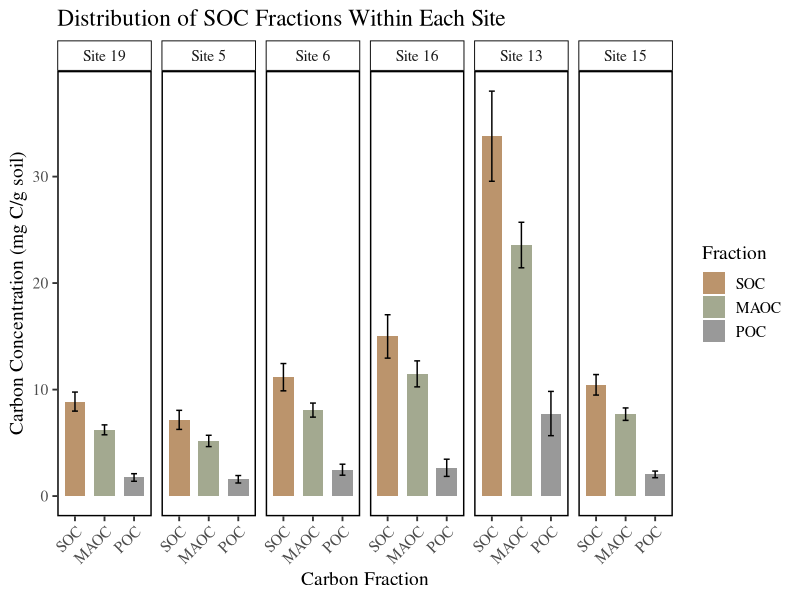
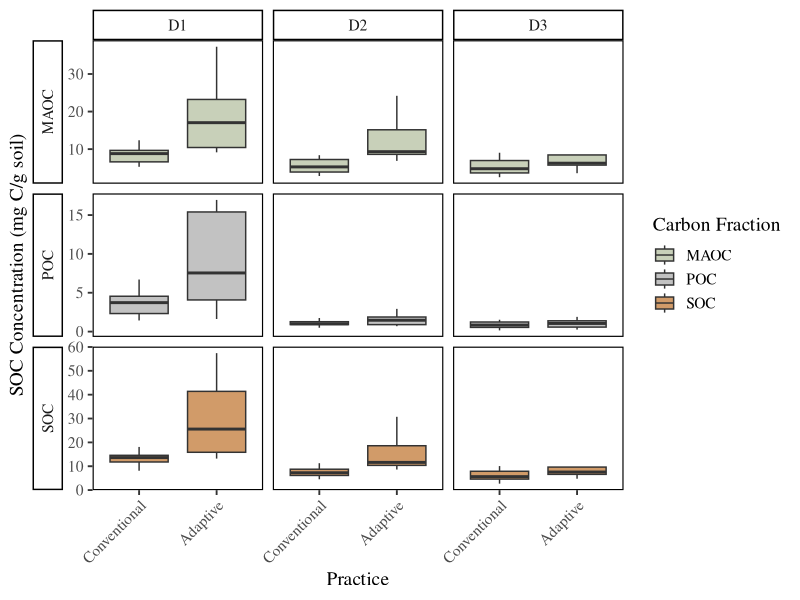

Generate these figures, in order, with R:
library(dplyr)
library(ggplot2)
library(tidyr)
library(ggthemes)
library(ggpubr)

# Load your metadata
metadata <- read.csv("data/1.1_Metadata.csv")

### ==== BAR CHART SECTION ====

# Calculate total SOC
metadata <- metadata %>%
  select(Sample, total_c, maom_c, pom_c, Location, depth, Practice) %>% 
  drop_na()

# Prepare long format for bar chart
summary_df <- metadata %>%
  select(Location, pom_c, maom_c, total_c) %>%
  drop_na() %>%
  pivot_longer(cols = c(pom_c, maom_c, total_c),
               names_to = "Fraction",
               values_to = "Value") %>%
  mutate(
    Fraction = recode(Fraction,
                      "pom_c" = "POC",
                      "maom_c" = "MAOC",
                      "total_c" = "SOC"),
    Location = factor(Location,
                      levels = c("Site 19", "Site 5", "Site 6", "Site 16", "Site 13", "Site 15")),
    Fraction = factor(Fraction, levels = c("SOC", "MAOC", "POC"))
  )

# Summary stats for bar chart
bar_summary <- summary_df %>%
  group_by(Location, Fraction) %>%
  summarise(
    mean_value = mean(Value, na.rm = TRUE),
    se = sd(Value, na.rm = TRUE) / sqrt(n()),
    .groups = "drop"
  )

# Bar chart
bar_plot <- ggplot(bar_summary, aes(x = Fraction, y = mean_value, fill = Fraction)) +
  geom_bar(stat = "identity", position = position_dodge(width = 0.9), width = 0.7) +
  geom_errorbar(aes(ymin = mean_value - se, ymax = mean_value + se),
                width = 0.2, position = position_dodge(width = 0.9)) +
  facet_wrap(~ Location, nrow = 1) +
  labs(x = "Carbon Fraction", y = "Carbon Concentration (mg C/g soil)",
       title = "Distribution of SOC Fractions Within Each Site") +
  scale_fill_manual(values = c("POC" = "gray60", "MAOC" = "#A3A990", "SOC" = "#BB946C")) +
  theme_tufte(base_size = 14) +
  theme(
    axis.text.x = element_text(angle = 45, hjust = 1),
    strip.background = element_rect(color = "black", fill = "white"),
    panel.border = element_rect(color = "black", fill = NA, size = 1)
  )

print(bar_plot)


### ==== Summaries ====

fractions_long <- metadata %>%
  select(Sample, Location, depth, Practice, total_c, maom_c, pom_c) %>%
  drop_na(Location, depth, total_c, maom_c, pom_c) %>%
  pivot_longer(
    cols = c(total_c, maom_c, pom_c),
    names_to = "Fraction",
    values_to = "Value"
  ) %>%
  mutate(
    Fraction = recode(Fraction,
                      "total_c" = "SOC",
                      "maom_c"  = "MAOC",
                      "pom_c"   = "POC"),
    # set these if you want consistent ordering:
    Location = factor(Location, levels = c("Site 19","Site 5","Site 6","Site 16","Site 13","Site 15")),
    Fraction = factor(Fraction, levels = c("SOC","MAOC","POC")),
    # if depth is like D1/D2/D3, set order explicitly:
    depth = factor(depth, levels = sort(unique(depth)))
  )


site_depth_summary <- fractions_long %>%
  group_by(Location, depth, Fraction) %>%
  summarise(
    n = n(),
    mean = mean(Value),
    sd = sd(Value),
    se = sd(Value) / sqrt(n),
    min = min(Value),
    max = max(Value),
    range = max - min,
    .groups = "drop"
  )

site_depth_summary


site_avg_range_across_depths <- site_depth_summary %>%
  group_by(Location, Fraction) %>%
  summarise(
    mean_of_depth_means = mean(mean),
    mean_range_across_depths = mean(range),
    .groups = "drop"
  )

site_avg_range_across_depths

overall_summary <- fractions_long %>%
  group_by(Fraction) %>%
  summarise(
    n = n(),
    mean = mean(Value, na.rm = TRUE),
    sd = sd(Value, na.rm = TRUE),
    se = sd(Value, na.rm = TRUE) / sqrt(n),
    min = min(Value, na.rm = TRUE),
    max = max(Value, na.rm = TRUE),
    range = max - min,
    cv_percent = 100 * sd / mean,   # coefficient of variation
    .groups = "drop"
  )

overall_summary

site_depth_summary <- fractions_long %>%
  group_by(Location, depth, Fraction) %>%
  summarise(
    mean = mean(Value, na.rm = TRUE),
    .groups = "drop"
  )

depth_range_within_site <- site_depth_summary %>%
  group_by(Location, Fraction) %>%
  summarise(
    max_depth_mean = max(mean),
    min_depth_mean = min(mean),
    depth_range = max_depth_mean - min_depth_mean,
    .groups = "drop"
  )

depth_range_within_site

site_depth_means <- fractions_long %>%
  group_by(Location, depth, Fraction) %>%
  summarise(
    mean = mean(Value, na.rm = TRUE),
    .groups = "drop"
  )

site_depth_means <- site_depth_means %>%
  mutate(depth = factor(depth, levels = c("D1","D2","D3")))

depth_wide <- site_depth_means %>%
  pivot_wider(
    names_from = depth,
    values_from = mean
  )

depth_differences <- depth_wide %>%
  mutate(
    D1_minus_D2 = D1 - D2,
    D1_minus_D3 = D1 - D3,
    D2_minus_D3 = D2 - D3
  )

depth_differences

depth_wide <- site_depth_means %>%
  pivot_wider(
    names_from = depth,
    values_from = mean
  )

depth_fold_changes <- depth_wide %>%
  mutate(
    fold_D1_D2 = D1 / D2,
    fold_D1_D3 = D1 / D3,
    fold_D2_D3 = D2 / D3
  )

depth_fold_changes

depth_fold_changes <- depth_wide %>%
  mutate(
    # ratios (add epsilon in case of zeros)
    fold_D1_D2 = (D1 + 1e-6) / (D2 + 1e-6),
    fold_D1_D3 = (D1 + 1e-6) / (D3 + 1e-6),
    fold_D2_D3 = (D2 + 1e-6) / (D3 + 1e-6),
    
    # log2 fold-changes (use same epsilon)
    log2FC_D1_D2 = log2((D1 + 1e-6) / (D2 + 1e-6)),
    log2FC_D1_D3 = log2((D1 + 1e-6) / (D3 + 1e-6)),
    log2FC_D2_D3 = log2((D2 + 1e-6) / (D3 + 1e-6))
  )

fold_summary <- depth_fold_changes %>%
  group_by(Fraction) %>%
  summarise(
    mean_fold_D1_D3 = mean(fold_D1_D3, na.rm = TRUE),
    sd_fold_D1_D3 = sd(fold_D1_D3, na.rm = TRUE),
    .groups = "drop"
  )

poc_percent_overall <- metadata %>%
  drop_na(total_c, pom_c) %>%
  summarise(
    total_SOC = sum(total_c),
    total_POC = sum(pom_c),
    percent_POC_of_SOC = 100 * total_POC / total_SOC
  )

poc_percent_overall

maoc_fold_difference <- metadata %>%
  drop_na(maom_c) %>%
  summarise(
    max_MAOC = max(maom_c),
    min_MAOC = min(maom_c),
    fold_high_to_low = max_MAOC / min_MAOC
  )

maoc_fold_difference

### ==== BOX PLOT SECTION (Supplemental) ====

# Subset and pivot longer for box plot
data_long <- metadata %>%
  select(depth, Practice, pom_c, maom_c, total_c) %>%
  pivot_longer(cols = c(pom_c, maom_c, total_c),
               names_to = "Fraction", values_to = "Value") %>%
  mutate(
    Fraction = recode(Fraction,
                      "pom_c" = "POC",
                      "maom_c" = "MAOC",
                      "total_c" = "SOC"),
    Fraction = factor(Fraction, levels = c("SOC", "MAOC", "POC")),
    Practice = factor(Practice, levels = c("Conventional", "Adaptive"))
  )

# Calculate p-values (but don't plot them)
p_values <- data_long %>%
  group_by(depth, Fraction) %>%
  summarise(p_value = t.test(Value ~ Practice)$p.value,
            .groups = "drop")

# Reorder the fraction levels
data_long$Fraction <- factor(data_long$Fraction, levels = c("MAOC", "POC", "SOC"))

# Updated box plot (no p-values shown)
box_plot <- ggplot(data_long, aes(x = Practice, y = Value, fill = Fraction)) +
  geom_boxplot(outlier.shape = NA, position = position_dodge(width = 0.8), alpha = 0.6) +
  # Optional jitter line is left commented out
  # geom_jitter(position = position_jitterdodge(jitter.width = 0.2, dodge.width = 0.8),
  #             size = 1.5, alpha = 0.6, color = "black") +
  facet_grid(Fraction ~ depth, scales = "free_y", switch = "y") +
  labs(x = "Practice", y = "SOC Concentration (mg C/g soil)", fill = "Carbon Fraction") +
  theme_tufte(base_size = 14) +
  theme(
    axis.text.x = element_text(angle = 45, hjust = 1),
    panel.border = element_rect(color = "black", fill = NA, linewidth = 0.8),
    strip.background = element_rect(color = "black", size = 1),
    strip.placement = "outside"
  ) +
  scale_fill_manual(values = c("POC" = "gray60", "MAOC" = "#A3B18A", "SOC" = "#B35806"))

# Print the plot
print(box_plot)
